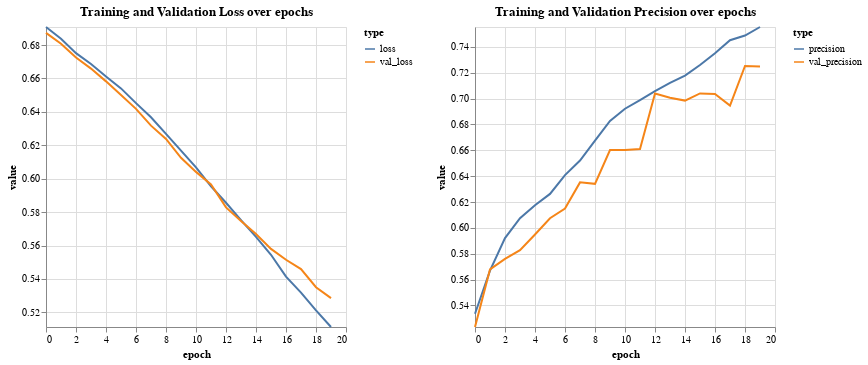

Write notebook code for a chart like this one.
### Markdown cell above
After training the feedforward neural network, there are some things standing out.

As seen in the visualizatons below, both the training and validation loss decline per epoch. Same goes for precision which inclines per epoch. Both metrics show signs of overfitting as the training metrics perform significantly better compared to the validation metrics. Overfitting should be avoided as the performance on new, unseen data is significantly worse than the performance on training data.

### Code cell
visualizeHistory(ff_hist)

### Figure 1 — Vega-Lite specification as saved in the notebook (floating-point values rounded to 4 significant figures)
{"config": {"view": {"continuousWidth": 300, "continuousHeight": 300}}, "hconcat": [{"data": {"name": "data-19e594b004225deba27e6db59c21ffa7"}, "mark": {"type": "line"}, "encoding": {"color": {"field": "type", "legend": {"orient": "right"}, "type": "nominal"}, "x": {"field": "epoch", "type": "quantitative"}, "y": {"field": "value", "scale": {"domain": [0.5112, 0.6908]}, "type": "quantitative"}}, "title": "Training and Validation Loss over epochs"}, {"data": {"name": "data-b5f3b1ba80c2db8772fe6783104b85c8"}, "mark": {"type": "line"}, "encoding": {"color": {"field": "type", "legend": {"orient": "right"}, "type": "nominal"}, "x": {"field": "epoch", "type": "quantitative"}, "y": {"field": "value", "scale": {"domain": [0.5234, 0.7554]}, "type": "quantitative"}}, "title": "Training and Validation Precision over epochs"}], "resolve": {"scale": {"color": "independent"}}, "$schema": "https://vega.github.io/schema/vega-lite/v5.20.1.json", "datasets": {"data-19e594b004225deba27e6db59c21ffa7": [{"epoch": 0, "type": "loss", "value": 0.6908}, {"epoch": 1, "type": "loss", "value": 0.6838}, {"epoch": 2, "type": "loss", "value": 0.6751}, {"epoch": 3, "type": "loss", "value": 0.6687}, {"epoch": 4, "type": "loss", "value": 0.6611}, {"epoch": 5, "type": "loss", "value": 0.654}, {"epoch": 6, "type": "loss", "value": 0.6452}, {"epoch": 7, "type": "loss", "value": 0.6368}, {"epoch": 8, "type": "loss", "value": 0.6268}, {"epoch": 9, "type": "loss", "value": 0.6168}, {"epoch": 10, "type": "loss", "value": 0.6067}, {"epoch": 11, "type": "loss", "value": 0.5955}, {"epoch": 12, "type": "loss", "value": 0.5856}, {"epoch": 13, "type": "loss", "value": 0.5752}, {"epoch": 14, "type": "loss", "value": 0.5651}, {"epoch": 15, "type": "loss", "value": 0.5545}, {"epoch": 16, "type": "loss", "value": 0.5414}, {"epoch": 17, "type": "loss", "value": 0.5318}, {"epoch": 18, "type": "loss", "value": 0.5211}, {"epoch": 19, "type": "loss", "value": 0.5112}, {"epoch": 0, "type": "val_loss", "value": 0.6873}, {"epoch": 1, "type": "val_loss", "value": 0.6808}, {"epoch": 2, "type": "val_loss", "value": 0.6725}, {"epoch": 3, "type": "val_loss", "value": 0.6659}, {"epoch": 4, "type": "val_loss", "value": 0.6582}, {"epoch": 5, "type": "val_loss", "value": 0.6501}, {"epoch": 6, "type": "val_loss", "value": 0.6418}, {"epoch": 7, "type": "val_loss", "value": 0.6317}, {"epoch": 8, "type": "val_loss", "value": 0.6238}, {"epoch": 9, "type": "val_loss", "value": 0.6125}, {"epoch": 10, "type": "val_loss", "value": 0.6041}, {"epoch": 11, "type": "val_loss", "value": 0.5965}, {"epoch": 12, "type": "val_loss", "value": 0.5828}, {"epoch": 13, "type": "val_loss", "value": 0.5747}, {"epoch": 14, "type": "val_loss", "value": 0.5669}, {"epoch": 15, "type": "val_loss", "value": 0.558}, {"epoch": 16, "type": "val_loss", "value": 0.5515}, {"epoch": 17, "type": "val_loss", "value": 0.5459}, {"epoch": 18, "type": "val_loss", "value": 0.5351}, {"epoch": 19, "type": "val_loss", "value": 0.5285}], "data-b5f3b1ba80c2db8772fe6783104b85c8": [{"epoch": 0, "type": "precision", "value": 0.5336}, {"epoch": 1, "type": "precision", "value": 0.5669}, {"epoch": 2, "type": "precision", "value": 0.5921}, {"epoch": 3, "type": "precision", "value": 0.6075}, {"epoch": 4, "type": "precision", "value": 0.6175}, {"epoch": 5, "type": "precision", "value": 0.6263}, {"epoch": 6, "type": "precision", "value": 0.6408}, {"epoch": 7, "type": "precision", "value": 0.6521}, {"epoch": 8, "type": "precision", "value": 0.6675}, {"epoch": 9, "type": "precision", "value": 0.6827}, {"epoch": 10, "type": "precision", "value": 0.6922}, {"epoch": 11, "type": "precision", "value": 0.6989}, {"epoch": 12, "type": "precision", "value": 0.7058}, {"epoch": 13, "type": "precision", "value": 0.7121}, {"epoch": 14, "type": "precision", "value": 0.7179}, {"epoch": 15, "type": "precision", "value": 0.726}, {"epoch": 16, "type": "precision", "value": 0.7351}, {"epoch": 17, "type": "precision", "value": 0.7451}, {"epoch": 18, "type": "precision", "value": 0.7488}, {"epoch": 19, "type": "precision", "value": 0.7554}, {"epoch": 0, "type": "val_precision", "value": 0.5234}, {"epoch": 1, "type": "val_precision", "value": 0.5679}, {"epoch": 2, "type": "val_precision", "value": 0.576}, {"epoch": 3, "type": "val_precision", "value": 0.5827}, {"epoch": 4, "type": "val_precision", "value": 0.5949}, {"epoch": 5, "type": "val_precision", "value": 0.6075}, {"epoch": 6, "type": "val_precision", "value": 0.615}, {"epoch": 7, "type": "val_precision", "value": 0.6352}, {"epoch": 8, "type": "val_precision", "value": 0.6341}, {"epoch": 9, "type": "val_precision", "value": 0.6602}, {"epoch": 10, "type": "val_precision", "value": 0.6603}, {"epoch": 11, "type": "val_precision", "value": 0.661}, {"epoch": 12, "type": "val_precision", "value": 0.704}, {"epoch": 13, "type": "val_precision", "value": 0.7006}, {"epoch": 14, "type": "val_precision", "value": 0.6985}, {"epoch": 15, "type": "val_precision", "value": 0.704}, {"epoch": 16, "type": "val_precision", "value": 0.7036}, {"epoch": 17, "type": "val_precision", "value": 0.6947}, {"epoch": 18, "type": "val_precision", "value": 0.7253}, {"epoch": 19, "type": "val_precision", "value": 0.7248}]}}
